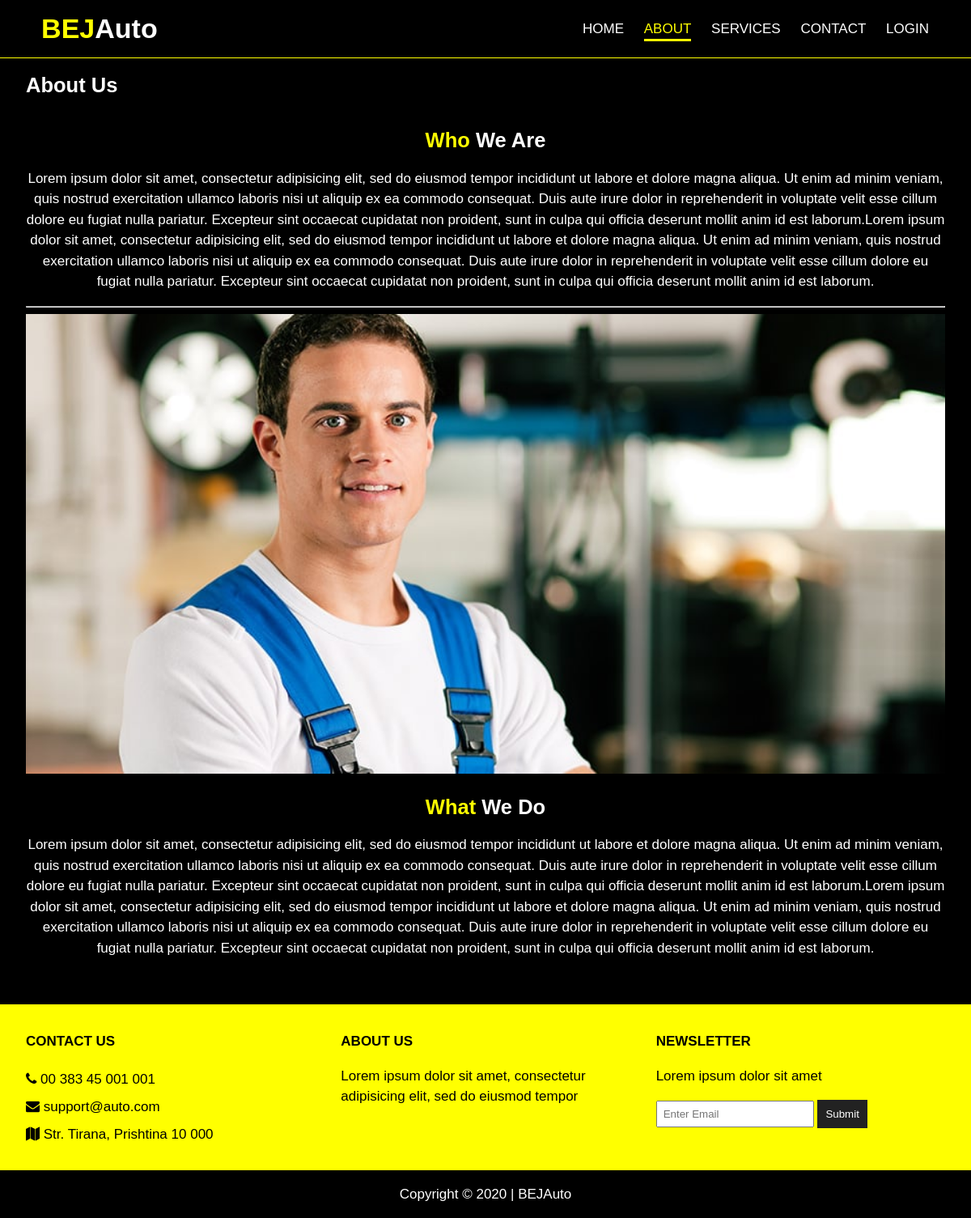
Page /about.php on the committed database.
### tables this page shows
CREATE TABLE `about_us` (
  `ID` int(11) NOT NULL,
  `who_are_we` varchar(1024) NOT NULL,
  `img_path` varchar(100) NOT NULL,
  `what_we_offer` varchar(1024) NOT NULL
);

### about.php (the view, shortened to what this page needs)
<!DOCTYPE html>
<html>
  <head>
    <link rel="stylesheet" href="css/flexboxgrid.css">
    <link rel="stylesheet" href="css/font-awesome.css">
    <link rel="stylesheet" href="css/style.css">
  </head>
  <body>
    <header id="main-header">
      <div class="container">
        <div class="row end-sm end-md end-lg center-xs middle-xs middle-sm middle-md middle-lg">
          <div class="col-xs-12 col-sm-2 col-md-2 col-lg-2">
            <h1><span class="primary-text">BEJ</span>Auto</h1>
          </div>
          <div class="col-xs-12 col-sm-10 col-md-10 col-lg-10">
            <nav id="navbar">
                <ul>
                <li><a href="index.php">Home</a></li>
                <li class="current"><a href="about.php">About</a></li>
                <li><a href="services.php">Services</a></li>
                <li><a href="contact.php">Contact</a></li>
                <?php
                  if(empty($_SESSION['ID']))
                  {
                    ?>
                <li><a href="login.php">Login</a></li>
                <?php
                  }else
                  {
                  ?>
                  <li><a href="logout.php">Logout <?= $_SESSION['username']?></a></li>
                  <?php
                  }
                ?>
              </ul>
            </nav>
          </div>
        </div>
      </div>
    </header>
    <section id="subheader">
      <div class="container">
        <div class="row">
          <div class="col-xs-12 col-sm-12 col-md-12 col-lg-12">
            <h1>About Us</h1>
          </div>
        </div>
      </div>
    </section>
    <section id="page" class="about">
      <div class="container">
        <div class="row center-xs center-sm center-md center-lg">
          <div class="col-xs-12 col-sm-12 col-md-12 col-lg-12">
            <h2><span class="primary-text">Who</span> We Are</h2>
            <?php
              include_once("DbConn.php");
              $sql="SELECT * From about_us";
              $getAboutUs=$connection->prepare($sql);
              $getAboutUs->execute();
              $aboutUs=$getAboutUs->fetchAll();
              foreach($aboutUs as $about)
              {
              ?>
                <?php echo "<p style='color:white'>";echo  $about['who_are_we'];echo "</p>"; ?>
                <hr>
                <?php
                 echo "<img src='";echo $about['img_path'];echo "'>";
                 ?>
            <h2><span class="primary-text">What</span> We Do</h2>
                 <?php echo "<p style='color:white'>"; echo $about['what_we_offer']; echo "</p>";?>
          <?php
               }
          ?>
          </div>
        </div>
      </div>
    </section>
    <section id="company">
      <div class="container">
        <div class="row">
          <div class="col-xs-12 col-sm-4 col-md-4 col-lg-4">
            <h4>Contact Us</h4>
            <ul>
              <li><i class="fa fa-phone"></i> 00 383 45 001 001</li>
              <li><i class="fa fa-envelope"></i> support@auto.com</li>
              <li><i class="fa fa-map"></i> Str. Tirana, Prishtina 10 000</li>
            </ul>
          </div>
          <div class="col-xs-12 col-sm-4 col-md-4 col-lg-4">
            <h4>About Us</h4>
            <p>Lorem ipsum dolor sit amet, consectetur adipisicing elit, sed do eiusmod tempor</p>
          </div>
          <div class="col-xs-12 col-sm-4 col-md-4 col-lg-4">
            <h4>Newsletter</h4>
            <p>Lorem ipsum dolor sit amet</p>
            <form>
              <input type="text" name="email" placeholder="Enter Email">
              <button type="submit" name="button">Submit</button>
            </form>
          </div>
        </div>
      </div>
    </section>
    <footer id="main-footer">
      <div class="container">
        <div class="row center-xs center-sm center-md center-lg">
          <div class="col-xs-12 col-sm-12 col-md-12 col-lg-12">
            <p>Copyright &copy; 2020 | BEJAuto</p>
          </div>
        </div>
      </div>
    </footer>
  </body>
</html>

### css/style.css (style rules this page uses)
body { font-family:'Open-sans', sans-serif; font-size:17px; line-height:1.5em; margin:0; padding:0; background-color: black; }
img { width:100%; }
.container { margin:auto; }
h1, h2 { color:#ffffff; }
.primary-text { color:#ffff00; }
#main-header { border-bottom:1px solid #ffff00; }
#navbar { text-transform:uppercase; }
#navbar li { display:inline; padding-right:20px; list-style:none; }
#navbar a { text-decoration:none; color:#ffffff; }
#navbar li.current a, #navbar a:hover { color:#ffff00; border-bottom: 3px solid #ffff00; padding-bottom:3px; }
#company { background:#ffff00; color:#000000; padding:10px 0; }
#company h4 { text-transform:uppercase; margin-bottom:0; }
#company ul { padding:0; list-style:none; line-height:2em; }
#company input[type="text"] { padding:7px; }
#company button { background:#222; color:#fff; padding:10px; border:0; }
#main-footer { background:#000000; color:#fff; }
#page { margin-bottom:40px; }
span { color: #ffff00; }

### rows in the picture
about_us: who_are_we "Lorem ipsum dolor sit amet, consectetur adipisicing elit, sed do eiusmod tempor incididunt ut labore et dolore magna aliqua. Ut enim ad minim veniam, quis nostrud exercitation ullamco laboris nisi ut aliquip ex ea commodo consequat. Duis aute irure dolor in reprehenderit in voluptate velit esse cillum dolore eu fugiat nulla pariatur. Excepteur sint occaecat cupidatat non proident, sunt in culpa qui officia deserunt mollit anim id est laborum.Lorem ipsum dolor sit amet, consectetur adipisicing elit, sed do eiusmod tempor incididunt ut labore et dolore magna aliqua. Ut enim ad minim veniam, quis nostrud exercitation ullamco laboris nisi ut aliquip ex ea commodo consequat. Duis aute irure…", img_path (picture), what_we_offer "Lorem ipsum dolor sit amet, consectetur adipisicing elit, sed do eiusmod tempor incididunt ut labore et dolore magna aliqua. Ut enim ad minim veniam, quis nostrud exercitation ullamco laboris nisi ut aliquip ex ea commodo consequat. Duis aute irure dolor in reprehenderit in voluptate velit esse cillum dolore eu fugiat nulla pariatur. Excepteur sint occaecat cupidatat non proident, sunt in culpa qui officia deserunt mollit anim id est laborum.Lorem ipsum dolor sit amet, consectetur adipisicing elit, sed do eiusmod tempor incididunt ut labore et dolore magna aliqua. Ut enim ad minim veniam, quis nostrud exercitation ullamco laboris nisi ut aliquip ex ea commodo consequat. Duis aute irure…"
